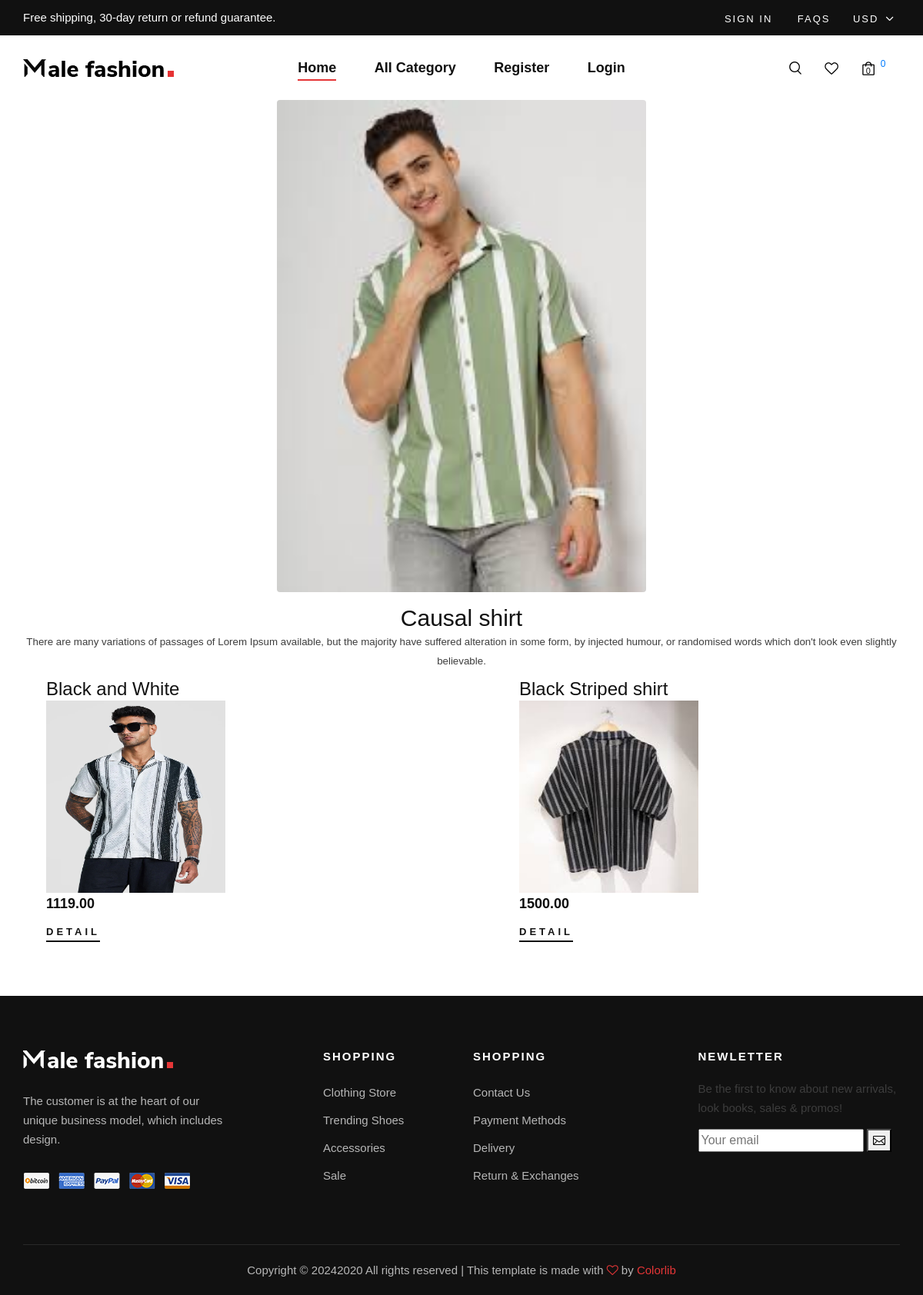
/products/1, run on the app's committed database.
### shop/models.py (models this page shows, shortened)
class Categories(models.Model):
    name = models.CharField(max_length=20)
    description = models.TextField()
    image = models.ImageField(upload_to='image')

class Product(models.Model):
    name = models.CharField(max_length=20)
    desc = models. TextField()
    image = models.ImageField(upload_to="products")
    price = models.DecimalField(max_digits=10,decimal_places=2)
    stock = models.IntegerField()
    available = models.BooleanField(default=True)
    created = models.DateTimeField(auto_now_add=True)
    updated = models.DateTimeField(auto_now=True)
    category = models.ForeignKey(Categories,on_delete=models.CASCADE)

### shop/views.py (the view)
# urls.py: path('products/<int:p>',views.Products,name='products'),
def Products(request,p):
     c=Categories.objects.get(id=p)
     p=Product.objects.filter(category=c)
     context={'cat':c,'pro':p}
     return render(request,'product.html',context)

### cart/context_processors.py (called while the page is built, shortened)
def count_items(request):
    u=request.user
    count=0
    return {'c':count}

### shop/context_processors.py (called while the page is built)
def menu_links(request):
    c=Categories.objects.all()
    return {'links':c}

### templates/product.html
{% extends 'base.html' %}
{% load static %}
{% block content %}
<img src="{{cat.image.url}}"  class="rounded mx-auto d-block"  height="80%" >
<div class="container mt-3">
    <h3 class="text-center">{{cat.name}}</h3>
    <p style="text-align:center;font-size:smaller">There are many variations of passages of Lorem Ipsum available, but the majority have suffered alteration in some form, by injected humour, or randomised words which don't look even slightly believable. </p>
</div>
<div class="row">
    {% for i in pro %}
                <div class="col-lg-6 col-md-3 col-sm-6">
                    <div class="blog__item">
                        <div class="blog__item__text">
                                <h4>{{i.name}}</h4>
                            <img  src="{{i.image.url}}" height="250px" width="50%">
                            <h5>{{i.price}}</h5>
                            <a href="{% url 'shop:details' i.id %}">Detail</a>
                        </div>
                        </div>
                    </div>
    {% endfor %}
</div>
{% endblock %}

### templates/base.html (shortened to what this page needs)
<!DOCTYPE html>
{% load static %}
<html lang="zxx">
<head>
    <link rel="stylesheet" href="{% static 'css/bootstrap.min.css' %}" type="text/css">
    <link rel="stylesheet" href="{% static 'css/font-awesome.min.css' %}" type="text/css">
    <link rel="stylesheet" href="{% static 'css/elegant-icons.css' %}" type="text/css">
    <link rel="stylesheet" href="{% static 'css/magnific-popup.css' %}" type="text/css">
    <link rel="stylesheet" href="{% static 'css/nice-select.css' %}" type="text/css">
    <link rel="stylesheet" href="{% static 'css/owl.carousel.min.css' %}" type="text/css">
    <link rel="stylesheet" href="{% static 'css/slicknav.min.css' %}" type="text/css">
    <link rel="stylesheet" href="{% static 'css/style.css' %}" type="text/css">
</head>
<body>
    <header class="header">
        <div class="header__top">
            <div class="container">
                <div class="row">
                    <div class="col-lg-6 col-md-7">
                        <div class="header__top__left">
                            <p>Free shipping, 30-day return or refund guarantee.</p>
                        </div>
                    </div>
                    <div class="col-lg-6 col-md-5">
                        <div class="header__top__right">
                            <div class="header__top__links">
                                <a href="#">Sign in</a>
                                <a href="#">FAQs</a>
                            </div>
                            <div class="header__top__hover">
                                <span>Usd <i class="arrow_carrot-down"></i></span>
                            </div>
                        </div>
                    </div>
                </div>
            </div>
        </div>
        <div class="container">
            <div class="row">
                <div class="col-lg-3 col-md-3">
                    <div class="header__logo">
                        <a href="./index.html"><img src="{% static 'img/logo.png' %}" alt=""></a>
                    </div>
                </div>
                <div class="col-lg-6 col-md-6">
                    <nav class="header__menu mobile-menu">
                        <ul>
                            <li class="active"><a href="{% url 'shop:categories' %}">Home</a></li>
                            <li><a href="#">All Category</a>
                            </li>
                            {% if user.is_authenticated %}
                            {% if user.is_superuser == False %}
                            <li><a href="{% url 'cart:orderview' %}">Order</a></li>
                            {% else %}
                            <li><a href="{% url 'cart:addcategories' %}">Add Categories</a></li>
                            <li><a href="{% url 'cart:addproducts' %}">Add Products</a></li>
                            {% endif %}
                            <li><a href="{% url 'shop:logout' %}">Logout</a></li>
                            {% else %}
                            <li><a href="{% url 'shop:register' %}">Register</a></li>
                            <li><a href="{% url 'shop:login' %}">Login</a></li>
                            {% endif %}
                         </ul>
                    </nav>
                </div>
                <div class="col-lg-3 col-md-3">
                    <div class="header__nav__option">
                        <a href="{% url 'search:search' %}" class="search-switch"><img src="{% static 'img/icon/search.png' %}" alt=""></a>
                        <a href="#"><img src="{% static 'img/icon/heart.png' %}" alt=""></a>
                        <a href="{% url 'cart:cart' %}"><img src="{% static 'img/icon/cart.png' %}" alt=""><sup class="mx-2 fs-5">{{c}}</sup> <span>0</span></a>
                    </div>
                </div>
            </div>
        </div>
    </header>
{% block content %}{% endblock %}
    <footer class="footer">
        <div class="container">
            <div class="row">
                <div class="col-lg-3 col-md-6 col-sm-6">
                    <div class="footer__about">
                        <div class="footer__logo">
                            <a href="#"><img src="{% static 'img/footer-logo.png' %}" alt=""></a>
                        </div>
                        <p>The customer is at the heart of our unique business model, which includes design.</p>
                        <a href="#"><img src="{% static 'img/payment.png' %}" alt=""></a>
                    </div>
                </div>
                <div class="col-lg-2 offset-lg-1 col-md-3 col-sm-6">
                    <div class="footer__widget">
                        <h6>Shopping</h6>
                        <ul>
                            <li><a href="#">Clothing Store</a></li>
                            <li><a href="#">Trending Shoes</a></li>
                            <li><a href="#">Accessories</a></li>
                            <li><a href="#">Sale</a></li>
                        </ul>
                    </div>
                </div>
                <div class="col-lg-2 col-md-3 col-sm-6">
                    <div class="footer__widget">
                        <h6>Shopping</h6>
                        <ul>
                            <li><a href="#">Contact Us</a></li>
                            <li><a href="#">Payment Methods</a></li>
                            <li><a href="#">Delivery</a></li>
                            <li><a href="#">Return & Exchanges</a></li>
                        </ul>
                    </div>
                </div>
                <div class="col-lg-3 offset-lg-1 col-md-6 col-sm-6">
                    <div class="footer__widget">
                        <h6>NewLetter</h6>
                        <div class="footer__newsletter">
                            <p>Be the first to know about new arrivals, look books, sales & promos!</p>
                            <form action="#">
                                <input type="text" placeholder="Your email">
                                <button type="submit"><span class="icon_mail_alt"></span></button>
                            </form>
                        </div>
                    </div>
                </div>
            </div>
            <div class="row">
                <div class="col-lg-12 text-center">
                    <div class="footer__copyright__text">
                        <p>Copyright ©
                            2020
                            All rights reserved | This template is made with <i class="fa fa-heart-o"
                            aria-hidden="true"></i> by <a href="{% static 'https://colorlib.com' %}" target="_blank">Colorlib</a>
                        </p>
                    </div>
                </div>
            </div>
        </div>
    </footer>
</body>
</html>

### static/css/style.css (style rules this page uses)
html, body { height: 100%; font-family: "Nunito Sans", sans-serif; -webkit-font-smoothing: antialiased; }
h1, h2, h3, h4, h5, h6 { margin: 0; color: #111111; font-weight: 400; font-family: "Nunito Sans", sans-serif; }
h3 { font-size: 30px; }
h4 { font-size: 24px; }
h5 { font-size: 18px; }
h6 { font-size: 16px; }
p { font-size: 15px; font-family: "Nunito Sans", sans-serif; color: #3d3d3d; font-weight: 400; line-height: 25px; margin: 0 0 15px 0; }
img { max-width: 100%; }
ul, ol { padding: 0; margin: 0; }
.header { background: #ffffff; }
.header__top { background: #111111; padding: 10px 0; }
.header__top__left p { color: #ffffff; margin-bottom: 0; }
.header__top__right { text-align: right; }
.header__top__links { display: inline-block; margin-right: 25px; }
.header__top__links a { color: #ffffff; font-size: 13px; text-transform: uppercase; letter-spacing: 2px; margin-right: 28px; display: inline-block; }
.header__top__links a:last-child { margin-right: 0; }
.header__top__hover { display: inline-block; position: relative; }
.header__top__hover span { color: #ffffff; font-size: 13px; text-transform: uppercase; letter-spacing: 2px; display: inline-block; cursor: pointer; }
.header__top__hover span i { font-size: 20px; position: relative; top: 3px; right: 2px; }
.header__logo { padding: 30px 0; }
.header__logo a { display: inline-block; }
.header__menu { text-align: center; padding: 26px 0 25px; }
.header__menu ul li { list-style: none; display: inline-block; margin-right: 45px; position: relative; }
.header__menu ul li.active a:after { -webkit-transform: scale(1); -ms-transform: scale(1); transform: scale(1); }
.header__menu ul li:last-child { margin-right: 0; }
.header__menu ul li a { font-size: 18px; color: #111111; display: block; font-weight: 600; position: relative; padding: 3px 0; }
.header__menu ul li a:after { position: absolute; left: 0; bottom: 0; width: 100%; height: 2px; background: #e53637; content: ""; -webkit-transition: all, 0.5s; -o-transition: all, 0.5s; transition: all, 0.5s; -webkit-transform: scale(0); -ms-transform: scale(0); transform: scale(0); }
.header__nav__option { text-align: right; padding: 30px 0; }
.header__nav__option a { display: inline-block; margin-right: 26px; position: relative; }
.header__nav__option a span { color: #0d0d0d; font-size: 11px; position: absolute; left: 5px; top: 8px; }
.footer { background: #111111; padding-top: 70px; }
.footer__about { margin-bottom: 30px; }
.footer__about .footer__logo { margin-bottom: 30px; }
.footer__about .footer__logo a { display: inline-block; }
.footer__about p { color: #b7b7b7; margin-bottom: 30px; }
.footer__widget { margin-bottom: 30px; }
.footer__widget h6 { color: #ffffff; font-size: 15px; font-weight: 700; text-transform: uppercase; letter-spacing: 2px; margin-bottom: 20px; }
.footer__widget ul li { line-height: 36px; list-style: none; }
.footer__widget ul li a { color: #b7b7b7; font-size: 15px; }
.footer__copyright__text { border-top: 1px solid rgba(255, 255, 255, 0.1); padding: 20px 0; margin-top: 40px; }
.footer__copyright__text p { color: #b7b7b7; margin-bottom: 0; }
.footer__copyright__text p i { color: #e53637; }
.footer__copyright__text p a { color: #e53637; }
.blog__item { margin-bottom: 45px; }
.blog__item__text { padding: 30px 30px 25px; margin: 0 30px; margin-top: -35px; background: #ffffff; -webkit-transition: all, 0.3s; -o-transition: all, 0.3s; transition: all, 0.3s; }
.blog__item__text h5 { color: #0d0d0d; font-weight: 700; line-height: 28px; margin-bottom: 10px; }
.blog__item__text a { display: inline-block; color: #111111; font-size: 13px; font-weight: 700; letter-spacing: 4px; text-transform: uppercase; padding: 3px 0; position: relative; }
.blog__item__text a:after { position: absolute; left: 0; bottom: 0; width: 100%; height: 2px; background: #111111; content: ""; -webkit-transition: all, 0.3s; -o-transition: all, 0.3s; transition: all, 0.3s; }
@media only screen and (min-width: 1200px) { .container { max-width: 1170px; } }

### data on the page
Categories: image (picture), name "Causal shirt"
Product: name "Black and White", image (picture), price "1119.00"
Product: name "Black Striped shirt", image (picture), price "1500.00"

### other printed values
{{ c }} "0"
